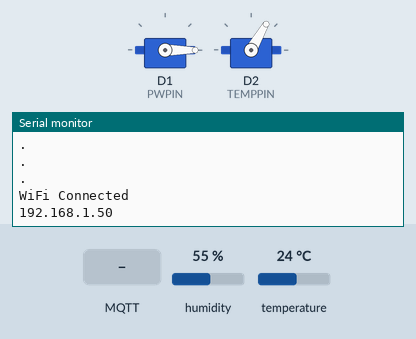
Bench run of a sketch on a simulated ESP8266 (NodeMCU). Shown: 2 × servo, the last lines printed to the serial monitor. The inputs (shaded band) are chosen by the test bench; at power-on: humidity 55 %, temperature 24 °C. WiFi joins after 1.5 s; servers stay silent unless stated; no MQTT or app messages arrive unless stated.

Above: at 2.7 s.
2.8 s: MQTT message "power" arrives on the first subscribed topic
At 3.3 s:
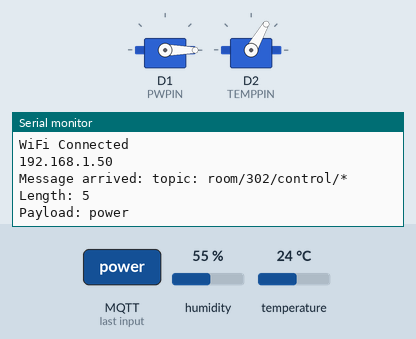
4.3 s: MQTT message "up" arrives on the first subscribed topic
At 5.5 s:
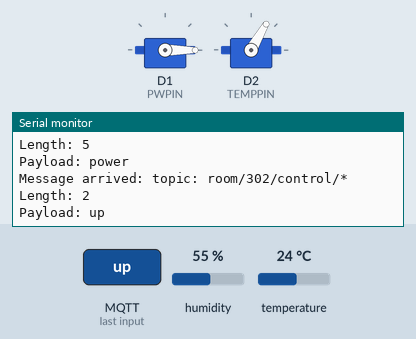
5.8 s: MQTT message "down" arrives on the first subscribed topic
At 6.8 s:
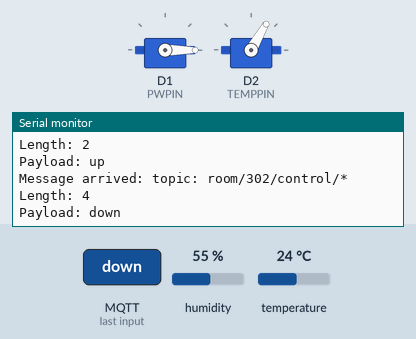

The sketch:

mqtt_esp8266_aircon.ino
```cpp
#include <ESP8266WiFi.h>
#include <Servo.h>
#include <PubSubClient.h>
#include <DHT.h>
#include <string.h>

#define DHTPIN D4 // DHT 센서 핀
#define DHTTYPE DHT11 // DHT 타입 (DHT11 또는 DHT22)
#define PWPIN D1
#define TEMPPIN D2
const char *ssid = "bssm_free";
const char *password = "bssm_free";
const char* mqttServer = "10.150.151.42"; // 라즈베리 파이의 IP 주소
const int mqttPort = 1883; // MQTT 포트
const char* topic = "room/302/control/*";
const unsigned long interval = 2000;
unsigned long previousMillis = 0;
char message_buff[100];
DHT dht(DHTPIN, DHTTYPE);
Servo power;
Servo temp;

WiFiClient wifiClient;
void moveServo(Servo sv,int angle,int back){
  unsigned long servoPreviousMillis = millis();
  unsigned long servoCurrentMillis = millis();
  while(true){
    servoCurrentMillis = millis();
    bool go = false;
    if(servoCurrentMillis-servoPreviousMillis>=1000){
      sv.write(back);
      break;
    }else if(servoCurrentMillis-servoPreviousMillis>=500&&!go){
      sv.write(angle);
      go = true;
    }
  }
}
void callback(char* topic, byte* payload, unsigned int length) {
  unsigned int i=0;
  Serial.println("Message arrived: topic: " + String(topic));
  Serial.println("Length: "+ String(length,DEC));
  //create character buffer with ending null terminator (string)
  for(i=0; i<length; i++){
    message_buff[i] = payload[i];
  }
  message_buff[i]= '\0';
  String topicString = String(topic);
  String msgString = String(message_buff);
  Serial.println("Payload: "+ msgString);
  if (msgString == "power"){
    moveServo(power,45,0);
  }else if(msgString == "up"){
    moveServo(temp,120,60);
  }else if(msgString == "down"){
    moveServo(temp,0,60);
  }
}
PubSubClient mqttClient(mqttServer, mqttPort, callback, wifiClient);
void setup() {
  Serial.begin(115200);
  power.attach(PWPIN);
  temp.attach(TEMPPIN);
  power.write(0);
  temp.write(60);
  dht.begin();
  WiFi.setOutputPower(19.25);
  WiFi.mode(WIFI_STA);
  WiFi.begin(ssid, password);
  while (WiFi.status() != WL_CONNECTED) {
    delay(500);
    Serial.println(".");
  }
  //연결되면 접속한 IP가 뭔지 출력한다.
  Serial.println("");
  Serial.println("WiFi Connected");
  Serial.println(WiFi.localIP());
  mqttClient.setServer(mqttServer, mqttPort);
  if(mqttClient.connect("mqttclient")){
    mqttClient.subscribe(topic);
  }
}

void loop() {
  unsigned long currentMillis = millis();
  if (!mqttClient.connected()) {
    reconnect();
  }
  mqttClient.loop();
  if(currentMillis-previousMillis>=interval){
    previousMillis=currentMillis;
    float h = dht.readHumidity();
    float t = dht.readTemperature();
    if (isnan(h) || isnan(t)) {
      Serial.println("Failed to read from DHT sensor!");
      return;
    }
    String temphumi = String("Temperature: ") + t + ", Humidity: " + h;
    String airconpower = String("Power: ") + "off";
    mqttClient.publish("room/302/info/temphumi", temphumi.c_str());
    mqttClient.publish("topic/302/info/aircon", airconpower.c_str());
  }
}

void reconnect() {
  while (!mqttClient.connected()) {
    if (mqttClient.connect("mqttclient")) {
      Serial.println("Connected to MQTT Broker");
    } else {
      delay(5000);
    }
  }
}
```

Measured:
- after the input at 2.8 s, the serial monitor: prints a new line at once (image 1)
- after the input at 4.3 s, the serial monitor: prints a new line at once (image 2)
- after the input at 5.8 s, the serial monitor: prints a new line at once (image 3)
